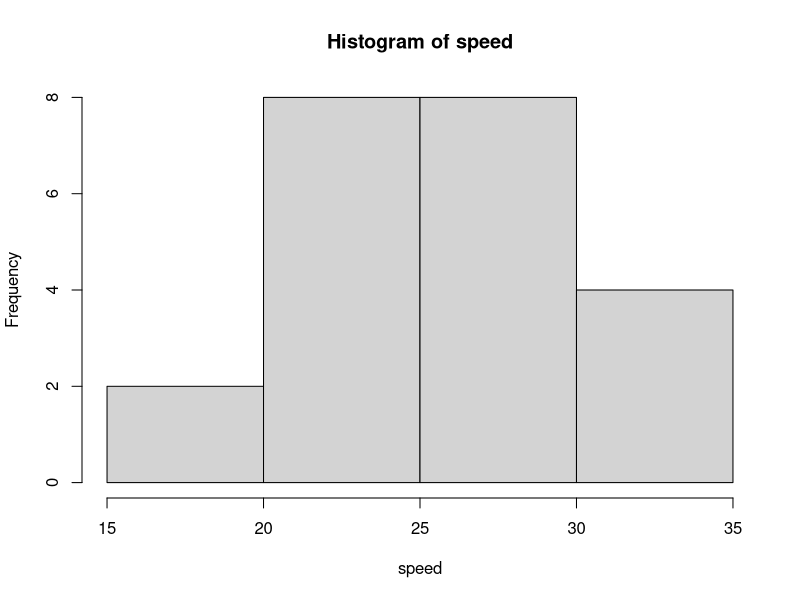

This figure's R source:
## ---- chunk 1
library(dplyr)
library(readr)
## ---- chunk 2
speed <- c(24, 29, 23, 25, 24, 33, 26, 24, 29, 27, 26, 22, 32, 24, 21, 19, 29, 31, 26, 29, 31, 16)
speed_means <- mean(speed)
speed_sd <- sd(speed)
num_obs <- length(speed)
# Normal Distribution Confidence Intervals
error <- qnorm(0.975) * speed_sd/sqrt(num_obs)
left_norm <- speed_means - error
right_norm <- speed_means + error
# T-Distribution Confidence Intervals
error_t <- qt(0.975, df = num_obs - 1) * speed_sd / sqrt(num_obs)
left_t <- speed_means - error_t
right_t <- speed_means + error_t

left_t
right_t
# Plots
hist(speed)
## ---- chunk 3

## ---- chunk 4
textbook_costs <- c(500, 650, 600, 505, 450, 550, 515, 495, 650, 395)
textbook_mean <- mean(textbook_costs)
textbook_sd <- sd(textbook_costs)
textbook_obs <- length(textbook_costs)
# Calculated T-Statistic for Dataset
textbook_t <- (textbook_mean - 500) / (textbook_sd/sqrt(textbook_obs))
textbook_t

# T-Test for Data Set. One for One-Tailed and Another for Two
textbook_t_test <- t.test(textbook_costs, mu = 500, alternative = 'greater')
textbook_t_test_2 <- t.test(textbook_costs, mu = 500)

textbook_t_test
textbook_t_test_2

# T-Distribution for Confidence Intervals
error_t_textbooks <- qt(0.975, df = textbook_obs - 1) * textbook_sd / sqrt(textbook_obs)
left_t_textbooks <- textbook_mean - error_t_textbooks
right_t_textbooks <- textbook_mean + error_t_textbooks

## ---- chunk 5
marketing_sd <- 12
marketing_ME <- 5
marketing_z_stat <- qnorm(0.975)
n_marketing <- ((marketing_z_stat * marketing_sd) / marketing_ME) ^ 2


## ---- chunk 6
salary_data <- read.csv('2013 ncaa tourney coaches salaries.csv')
# print(head(salary_data))
total_pay <- salary_data$TOTAL.PAY
total_pay_mean <- mean(total_pay)
total_pay_sd <- sd(total_pay)
total_pay_obs <- length(total_pay)
# Normal Distribution for 98% Confidence Intervals
error_tp <- qnorm(0.99) * total_pay_sd/sqrt(total_pay_obs)
left_norm_tp <- total_pay_mean - error_tp
right_norm_tp <- total_pay_mean + error_tp
# T-Distribution for  98% Confidence Intervals
error_t_tp <- qt(0.99, df = total_pay_obs - 1) * total_pay_sd / sqrt(total_pay_obs)
left_t_tp <- total_pay_mean - error_t_tp
right_t_tp <- total_pay_mean + error_t_tp

total_pay_t_test <- t.test(total_pay)

left_norm_tp
right_norm_tp

## ---- chunk 7
salary_data <- read.csv('2013 ncaa tourney coaches salaries.csv')
# print(head(salary_data))
total_pay <- salary_data$TOTAL.PAY
total_pay <- total_pay[2:length(total_pay)]
total_pay_mean <- mean(total_pay)
total_pay_sd <- sd(total_pay)
total_pay_obs <- length(total_pay)
# Normal Distribution for 98% Confidence Intervals
error_tp <- qnorm(0.99) * total_pay_sd/sqrt(total_pay_obs)
left_norm_tp <- total_pay_mean - error_tp
right_norm_tp <- total_pay_mean + error_tp
# T-Distribution for 98% Confidence Intervals
error_t_tp <- qt(0.99, df = total_pay_obs - 1) * total_pay_sd / sqrt(total_pay_obs)
left_t_tp <- total_pay_mean - error_t_tp
right_t_tp <- total_pay_mean + error_t_tp

total_pay_t_test <- t.test(total_pay)

left_norm_tp
right_norm_tp

## ---- chunk 8
student_debt <- read_csv("student debt North Carolina.csv", col_type=list(.default=col_guess()))
print(student_debt)

us_mean_debt <- 21520
nc_student_debt <- student_debt$`Average debt of graduates`
nc_student_debt

student_debt_t_test <- t.test(nc_student_debt, mu = us_mean_debt, alternative = 'less')
student_debt_t_test
## ---- chunk 9
soda_cans <- read.csv('soda cans per week.csv')
soda_can_data <- soda_cans$ï..Cans
big_n <- 28000
soda_can_mean <- mean(soda_can_data)
soda_can_sd <- sd(soda_can_data)
soda_can_obs <- length(soda_can_data)
# Normal Distribution
error_soda <- qnorm(0.995) * soda_can_sd/sqrt(soda_can_obs)
left_norm_soda <- soda_can_mean - error_soda
right_norm_soda <- soda_can_mean + error_soda
left_norm_big_soda <- big_n * left_norm_soda
right_norm_big_soda <- big_n * right_norm_soda
left_norm_big_soda
right_norm_big_soda
## ---- chunk 10

## ---- chunk 11
exhaustion_mean <- 637
exhaustion_sd <- 265
exhaustion_obs <- 24

self_talk_mean <- 750
self_talk_sd <- 265

#Calculating the Actual T Stat
exh_t <- (self_talk_mean-exhaustion_mean)/(exhaustion_sd/sqrt(exhaustion_obs))

#Quantile Function for t-dist
# This is how you get the Error for Confidence Intervals
exh_t_stat <- qt(0.975, df = exhaustion_obs - 1)
# A way to calculate the P-value if a dataset is not given
exh_p_value <- pt(-abs(exh_t),df=exhaustion_obs-1)

## ---- chunk 12
raisins <- c(1219, 1214, 1087, 1200, 1419, 1121, 1325, 1345, 1244, 1258, 1356, 1132, 1191, 1270, 1295, 1135)
raisins_mean <- mean(raisins)
raisins_sd <- sd(raisins)
raisins_obs <- length(raisins)

# T-Test for Data set
raisins_t_test <- t.test(raisins, mu = 1200, alternative = "greater")
raisins_t_test
